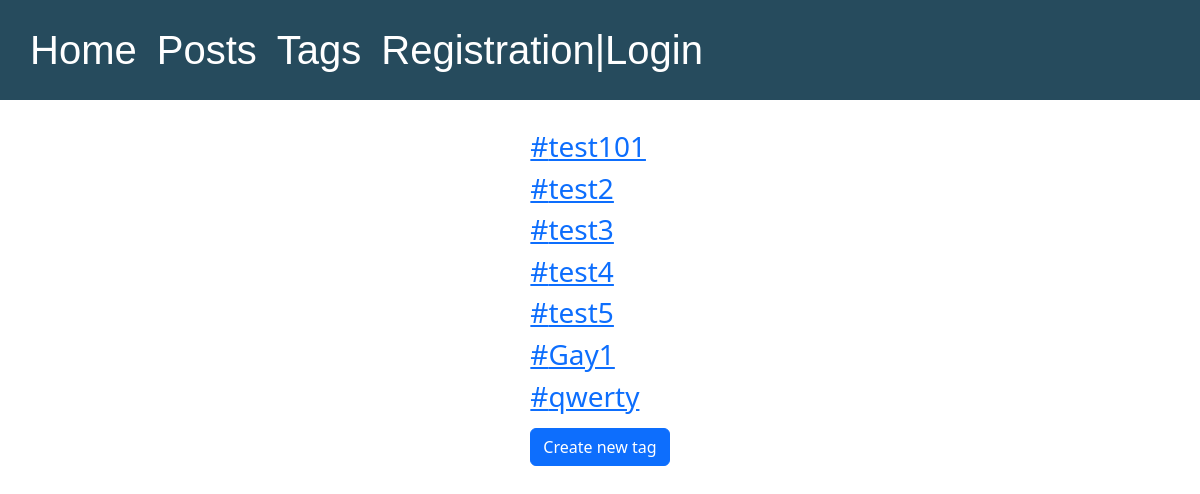
/posts/tags/, run on the app's committed database.
### posts/models.py (models this page shows, shortened)
class Tag(models.Model):
    tag = models.SlugField(max_length=40, unique=True)
    class Meta:
        db_table = "tag_list"

### posts/views.py (the view)
# urls.py: path('tags/', get_tags_list, name='get_tags_list_url'),
def get_tags_list(request):
    tags = Tag.objects.all()
    return render(request, 'tags/tags_list.html', context={'tags': tags})

### posts/templates/tags/tags_list.html
{% extends 'templates/index.html' %}
{% block content %}
    {% for tag in tags %}
        <h3>
            <a href="{% url 'get_tag_page_url' tag.tag %}">
                #{{ tag.tag }}
            </a>
        </h3>
    {% endfor %}
    <a class="btn btn-primary" href="{% url 'create_tag_url' %}" role="button">
        Create new tag
    </a>
{% endblock %}

### data on the page
Tag: tag "test101"
Tag: tag "test2"
Tag: tag "test3"
Tag: tag "test4"
Tag: tag "test5"
Tag: tag "Gay1"
Tag: tag "qwerty"
